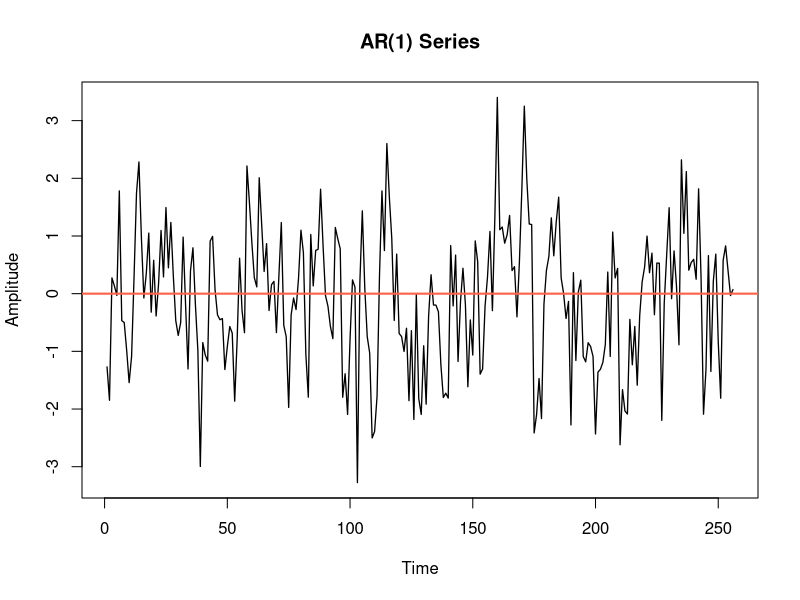
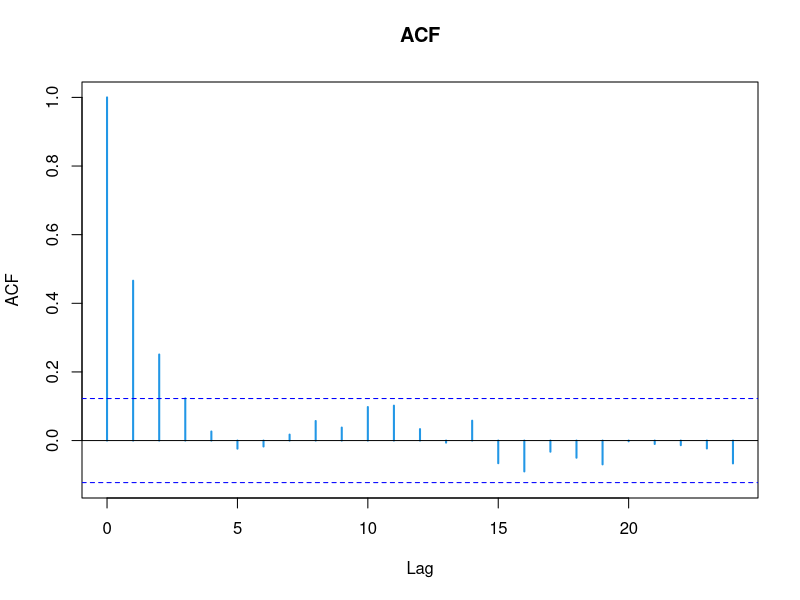
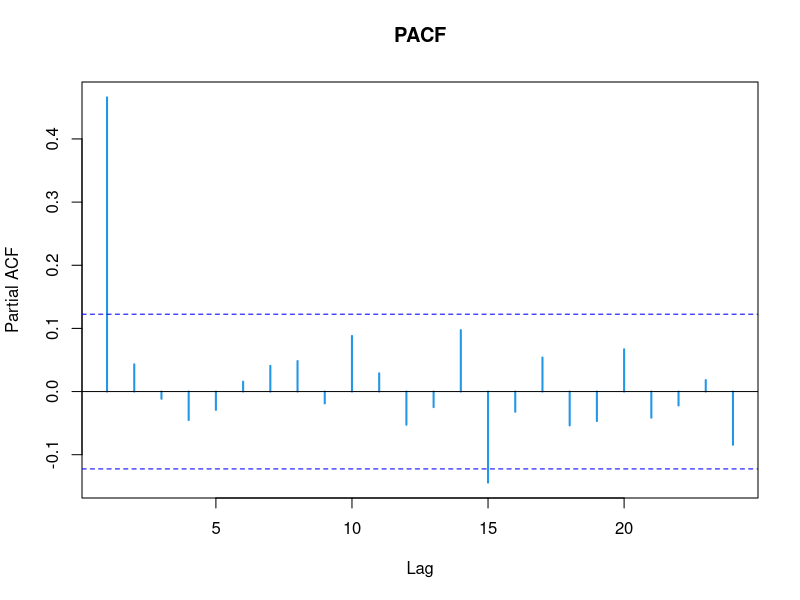

Write R code to recreate these figures, in order.
rm(list=ls())
set.seed(1024)
### AR(1) Model
N<-256
y<-arima.sim(n=N, model=list(ar=c(0.48)))
plot(y, type ="l", main="AR(1) Series", xlab="Time", ylab="Amplitude", lty=1, lwd=1.28)
abline(h=0, lwd=2, col="tomato")
rho <- acf(y, col=4, lwd=2, main="ACF")

## Using ACF: Estimate for psi_1 is: 0.466
## Note: PACF: Partial Autocorrelation Function

rhop <- pacf(y, col=4, lwd=2, main="PACF")